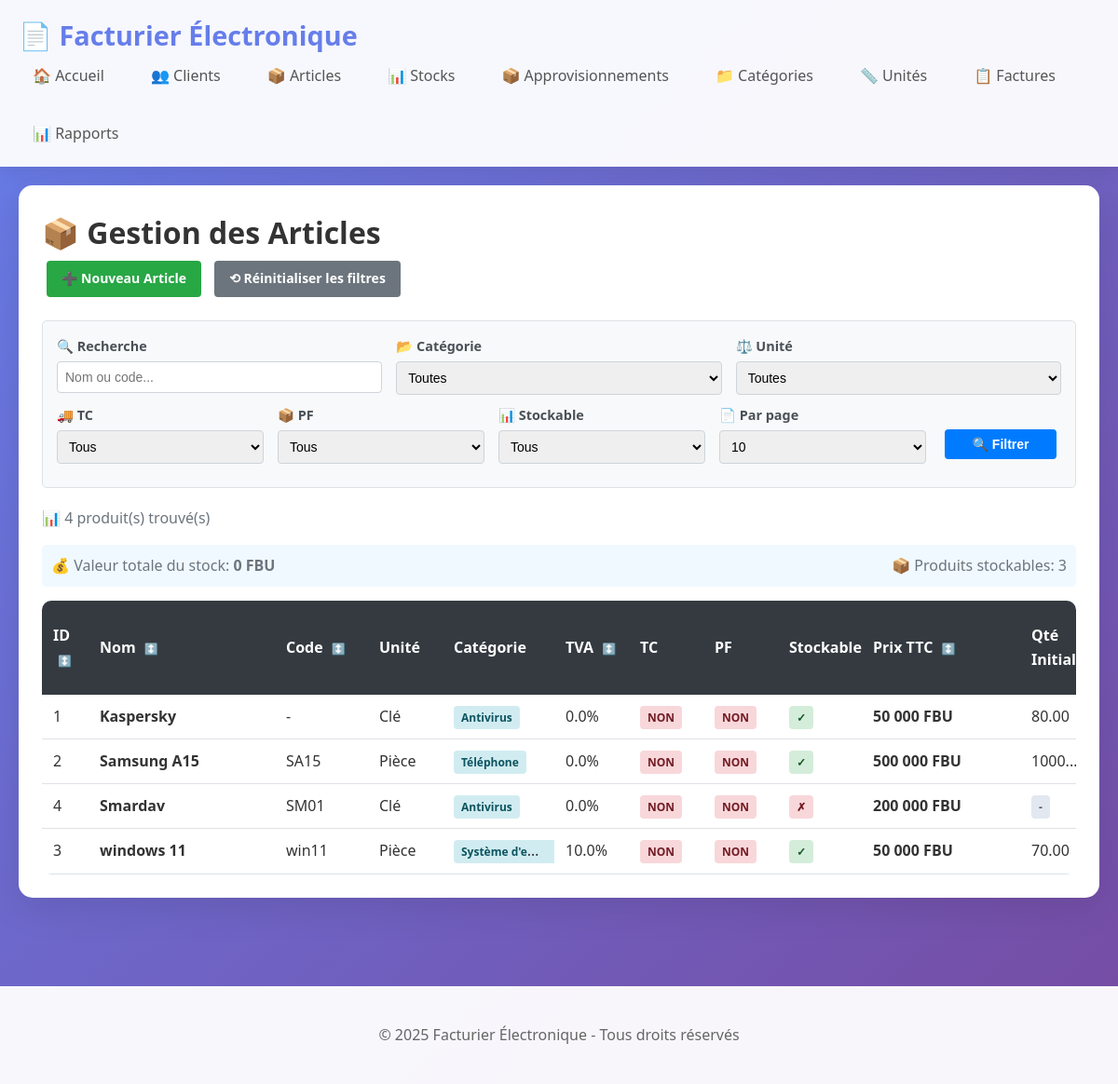
Page /produits on the committed database.
### models.py (models this page shows, shortened)
class Produit(db.Model):
    __tablename__ = 'produits'
    id = db.Column(db.Integer, primary_key=True)
    nom = db.Column(db.String(100), nullable=False)
    code = db.Column(db.String(50), unique=True)
    unite_mesure_id = db.Column(db.Integer, db.ForeignKey('unites_mesure.id'), nullable=False)
    categorie_id = db.Column(db.Integer, db.ForeignKey('categories.id'), nullable=False)
    unite_mesure = db.relationship('UniteMesure', backref='produits')
    categorie = db.relationship('Categorie', backref='produits')
    tva = db.Column(db.Float, nullable=False, default=0.0)
    tc = db.Column(db.String(5), nullable=False)
    pf = db.Column(db.String(5), nullable=False)
    article_stockable = db.Column(db.String(5), nullable=False)
    pv_ttc = db.Column(db.Float, nullable=False, default=0.0)
    quantite_initiale = db.Column(db.Float, default=0.0)  # Initial quantity
    stock_minimum = db.Column(db.Float, default=0.0)  # Alert threshold
    pru = db.Column(db.Float, default=0.0)  # Prix de revient unitaire
    stock_actuel = db.Column(db.Float, default=0.0)  # Current stock (calculated from movements)
    date_creation = db.Column(db.DateTime, default=datetime.utcnow)
    lignes_facture = db.relationship('LigneFacture', backref='produit_ref', lazy=True)
    mouvements_stock = db.relationship('MouvementStock', backref='produit', lazy=True, cascade='all, delete-orphan')
    """
        Add a stock movement and update current stock
    """

class UniteMesure(db.Model):
    __tablename__ = 'unites_mesure'
    id = db.Column(db.Integer, primary_key=True)
    nom = db.Column(db.String(50), unique=True, nullable=False)
    symbole = db.Column(db.String(10))
    description = db.Column(db.String(200))
    date_creation = db.Column(db.DateTime, default=datetime.utcnow)

class Categorie(db.Model):
    __tablename__ = 'categories'
    id = db.Column(db.Integer, primary_key=True)
    nom = db.Column(db.String(100), unique=True, nullable=False)
    description = db.Column(db.String(200))
    date_creation = db.Column(db.DateTime, default=datetime.utcnow)

### app.py (the view, shortened to what this page needs)
@app.route('/produits')
def produits_list():
    page = request.args.get('page', 1, type=int)
    per_page = request.args.get('per_page', 10, type=int)
    search = request.args.get('search', '').strip()
    categorie_id = request.args.get('categorie_id', type=int)
    unite_id = request.args.get('unite_id', type=int)
    tc_filter = request.args.get('tc', '')
    pf_filter = request.args.get('pf', '')
    stockable_filter = request.args.get('stockable', '')
    query = Produit.query.options(
        joinedload(Produit.unite_mesure),  # This is the relationship
        joinedload(Produit.categorie)      # This is the relationship
    )
    if categorie_id:
        query = query.filter(Produit.categorie_id == categorie_id)  # Column name
    if unite_id:
        query = query.filter(Produit.unite_mesure_id == unite_id)  # Column name
    if tc_filter:
        query = query.filter(Produit.tc == tc_filter)
    if pf_filter:
        query = query.filter(Produit.pf == pf_filter)
    if stockable_filter == 'true':
        query = query.filter(Produit.article_stockable == True)
    elif stockable_filter == 'false':
        query = query.filter(Produit.article_stockable == False)
    sort_by = request.args.get('sort_by', 'nom')
    sort_order = request.args.get('sort_order', 'asc')
    if sort_by == 'categorie':
        if sort_order == 'asc':
            query = query.join(Produit.categorie).order_by(Categorie.nom.asc())
        else:
            query = query.join(Produit.categorie).order_by(Categorie.nom.desc())
    elif sort_by == 'unite_mesure':
        if sort_order == 'asc':
            query = query.join(Produit.unite_mesure).order_by(UniteMesure.nom.asc())
        else:
            query = query.join(Produit.unite_mesure).order_by(UniteMesure.nom.desc())
    else:
        if sort_order == 'asc':
            query = query.order_by(getattr(Produit, sort_by))
        else:
            query = query.order_by(getattr(Produit, sort_by).desc())
    pagination = query.paginate(page=page, per_page=per_page, error_out=False)
    produits = pagination.items
    categories = Categorie.query.order_by(Categorie.nom).all()
    unites = UniteMesure.query.order_by(UniteMesure.nom).all()
    return render_template('produits_list.html',
                         produits=produits,
                         pagination=pagination,
                         categories=categories,
                         unites=unites,
                         search_term=search,
                         selected_categorie=categorie_id,
                         selected_unite=unite_id,
                         selected_tc=tc_filter,
                         selected_pf=pf_filter,
                         selected_stockable=stockable_filter,
                         sort_by=sort_by,
                         sort_order=sort_order,
                         per_page=per_page)

### templates/produits_list.html (shortened to what this page needs)
{% extends "base.html" %}
{% block content %}
</head>
<body>
    <div class="card">
        <h1>📦 Gestion des Articles</h1>
        <div style="margin-bottom: 20px;">
            <a href="{{ url_for('produit_new') }}" class="btn btn-success">➕ Nouveau Article</a>
            <a href="{{ url_for('produits_list') }}" class="btn btn-secondary">⟲ Réinitialiser les filtres</a>
        </div>
        <div class="filters-panel">
            <form method="GET" action="{{ url_for('produits_list') }}" id="filterForm">
                <div class="filter-row">
                    <div class="filter-group">
                        <label for="search">🔍 Recherche</label>
                        <input type="text" id="search" name="search"
                               value="{{ search_term or '' }}"
                               placeholder="Nom ou code...">
                    </div>
                    <div class="filter-group">
                        <label for="categorie_id">📂 Catégorie</label>
                        <select id="categorie_id" name="categorie_id">
                            <option value="">Toutes</option>
                        </select>
                    </div>
                    <div class="filter-group">
                        <label for="unite_id">⚖️ Unité</label>
                        <select id="unite_id" name="unite_id">
                            <option value="">Toutes</option>
                        </select>
                    </div>
                </div>
                <div class="filter-row">
                    <div class="filter-group">
                        <label for="tc">🚚 TC</label>
                        <select id="tc" name="tc">
                            <option value="">Tous</option>
                        </select>
                    </div>
                    <div class="filter-group">
                        <label for="pf">📦 PF</label>
                        <select id="pf" name="pf">
                            <option value="">Tous</option>
                        </select>
                    </div>
                    <div class="filter-group">
                        <label for="stockable">📊 Stockable</label>
                        <select id="stockable" name="stockable">
                            <option value="">Tous</option>
                        </select>
                    </div>
                    <div class="filter-group">
                        <label for="per_page">📄 Par page</label>
                        <select id="per_page" name="per_page" onchange="this.form.submit()">
                            <option value="10" {% if per_page == 10 %}selected{% endif %}>10</option>
                        </select>
                    </div>
                    <div class="filter-actions">
                        <button type="submit" class="btn btn-primary">🔍 Filtrer</button>
                    </div>
                </div>
            </form>
        </div>
        <div class="stats">
            <span>
                📊 {{ pagination.total }} produit(s) trouvé(s)
            </span>
        </div>
<div class="stats" style="background: #f0f9ff; padding: 10px; border-radius: 5px; margin-bottom: 15px;">
    <span>
        💰 Valeur totale du stock:
        <strong>
            {% set total_value = 0 %}
            {% for produit in produits %}
                {% if produit.article_stockable == 'OUI' and produit.stock_actuel and produit.pru %}
                    {% set total_value = total_value + (produit.stock_actuel * produit.pru) %}
                {% endif %}
            {% endfor %}
            {{ "{:,.0f}".format(total_value).replace(',', ' ') }} FBU
        </strong>
    </span>
    <span>
        📦 Produits stockables:
        {{ produits|selectattr('article_stockable', 'equalto', 'OUI')|list|length }}
    </span>
</div>
<div class="table-responsive">
    <table>
        <thead>
            <tr>
                <th><a href="#" class="sortable" onclick="sort('id')">ID <span class="sort-icon">↕️</span></a></th>
                <th><a href="#" class="sortable" onclick="sort('nom')">Nom <span class="sort-icon">↕️</span></a></th>
                <th><a href="#" class="sortable" onclick="sort('code')">Code <span class="sort-icon">↕️</span></a></th>
                <th>Unité</th>
                <th>Catégorie</th>
                <th><a href="#" class="sortable" onclick="sort('tva')">TVA <span class="sort-icon">↕️</span></a></th>
                <th>TC</th>
                <th>PF</th>
                <th>Stockable</th>
                <th><a href="#" class="sortable" onclick="sort('pv_ttc')">Prix TTC <span class="sort-icon">↕️</span></a></th>
                <th>Qté Initiale</th>
            </tr>
        </thead>
        <tbody>
            {% for produit in produits %}
            <tr>
                <td>{{ produit.id }}</td>
                <td><strong>{{ produit.nom }}</strong></td>
                <td>{{ produit.code or '-' }}</td>
                <td>
                    {{ produit.unite_mesure.nom }}
                </td>
                <td>
                    <span class="badge badge-info">{{ produit.categorie.nom }}</span>
                </td>
                <td>{{ produit.tva }}%</td>
                <td>
                    {% if produit.tc == 'OUI' %}
                        <span class="badge badge-success">OUI</span>
                    {% else %}
                        <span class="badge badge-danger">NON</span>
                    {% endif %}
                </td>
                <td>
                    {% if produit.pf == 'OUI' %}
                        <span class="badge badge-success">OUI</span>
                    {% else %}
                        <span class="badge badge-danger">NON</span>
                    {% endif %}
                </td>
                <td>
                    {% if produit.article_stockable == 'OUI' %}
                        <span class="badge badge-success">✓</span>
                    {% else %}
                        <span class="badge badge-danger">✗</span>
                    {% endif %}
                </td>
                <td><strong>{{ "{:,.0f}".format(produit.pv_ttc).replace(',', ' ') }} FBU</strong></td>
                <td>
                    {% if produit.article_stockable == 'OUI' %}
                        {{ "%.2f"|format(produit.quantite_initiale) }}
                    {% else %}
                        <span class="badge badge-secondary">-</span>
                    {% endif %}
                </td>
            </tr>
            {% endfor %}
        </tbody>
    </table>
</div>
    </div>
{% endblock %}

### static/style.css (style rules this page uses)
* { margin: 0; padding: 0; box-sizing: border-box; }
body { font-family: 'Segoe UI', Tahoma, Geneva, Verdana, sans-serif; line-height: 1.6; color: #333; background: linear-gradient(135deg, #667eea 0%, #764ba2 100%); min-height: 100vh; }
a { text-decoration: none; color: #667eea; }
.card { background: white; border-radius: 15px; padding: 25px; margin-bottom: 25px; box-shadow: 0 10px 40px rgba(0,0,0,0.1); transition: transform 0.3s; }
.table-responsive { overflow-x: auto; border-radius: 10px; }
table { width: 100%; border-collapse: collapse; background: white; }
th { background: #667eea; color: white; font-weight: 600; padding: 15px; text-align: left; }
td { padding: 15px; border-bottom: 1px solid #f0f0f0; }
label { display: block; margin-bottom: 8px; font-weight: 600; color: #555; }
input[type="text"], input[type="email"], input[type="number"], input[type="tel"], select, textarea { width: 100%; padding: 12px 15px; border: 2px solid #e0e0e0; border-radius: 8px; font-size: 16px; transition: all 0.3s; }
.btn { display: inline-block; padding: 12px 25px; border: none; border-radius: 8px; font-size: 16px; font-weight: 600; cursor: pointer; transition: all 0.3s; margin: 5px; text-align: center; min-width: 120px; }
.btn-primary { background: linear-gradient(135deg, #667eea 0%, #764ba2 100%); color: white; }
.btn-success { background: linear-gradient(135deg, #48bb78 0%, #38a169 100%); color: white; }

### templates/produits_list.html (style rules this page uses)
.filters-panel { background: #f8f9fa; border: 1px solid #dee2e6; border-radius: 5px; padding: 15px; margin-bottom: 20px; }
.filter-row { display: flex; flex-wrap: wrap; gap: 15px; margin-bottom: 10px; }
.filter-group { flex: 1 1 200px; }
.filter-group label { display: block; margin-bottom: 5px; font-weight: 600; color: #495057; font-size: 0.9em; }
.filter-group input, .filter-group select { width: 100%; padding: 8px; border: 1px solid #ced4da; border-radius: 4px; font-size: 14px; }
.filter-actions { display: flex; gap: 10px; align-items: flex-end; }
.btn { padding: 8px 16px; border: none; border-radius: 4px; cursor: pointer; font-size: 14px; text-decoration: none; display: inline-block; transition: background-color 0.2s; }
.btn-primary { background: #007bff; color: white; }
.btn-success { background: #28a745; color: white; }
.btn-secondary { background: #6c757d; color: white; }
table { width: 100%; border-collapse: collapse; background: white; }
th { background: #343a40; color: white; padding: 12px; text-align: left; font-weight: 600; position: sticky; top: 0; }
td { padding: 10px 12px; border-bottom: 1px solid #dee2e6; }
.sortable { cursor: pointer; color: white; text-decoration: none; }
.sort-icon { margin-left: 5px; font-size: 12px; }
.badge { padding: 4px 8px; border-radius: 4px; font-size: 12px; font-weight: 600; }
.badge-success { background: #d4edda; color: #155724; }
.badge-danger { background: #f8d7da; color: #721c24; }
.badge-info { background: #d1ecf1; color: #0c5460; }
.stats { display: flex; justify-content: space-between; align-items: center; margin-bottom: 15px; color: #6c757d; }
table { width: 100%; border-collapse: collapse; table-layout: fixed; }
th:nth-child(1) { width: 50px; }
th:nth-child(2) { width: 200px; }
th:nth-child(3) { width: 100px; }
th:nth-child(4) { width: 80px; }
th:nth-child(5) { width: 120px; }
th:nth-child(6) { width: 80px; }
th:nth-child(7) { width: 80px; }
th:nth-child(8) { width: 80px; }
th:nth-child(9) { width: 90px; }
th:nth-child(10) { width: 170px; }
th:nth-child(11) { width: 80px; }
td { white-space: nowrap; overflow: hidden; text-overflow: ellipsis; }
td:nth-child(2) { white-space: normal; }
.badge-secondary { background: #e2e8f0; color: #4a5568; }

### rows in the picture
Produit: id "1", nom "Kaspersky", code "-", unite_mesure.nom "Clé", categorie.nom "Antivirus", tva "0.0", tc "NON", pf "NON", pv_ttc "50 000", quantite_initiale "80.00"
Produit: id "2", nom "Samsung A15", code "SA15", unite_mesure.nom "Pièce", categorie.nom "Téléphone", tva "0.0", tc "NON", pf "NON", pv_ttc "500 000", quantite_initiale "1000.…"
Produit: id "4", nom "Smardav", code "SM01", unite_mesure.nom "Clé", categorie.nom "Antivirus", tva "0.0", tc "NON", pf "NON", pv_ttc "200 000"
Produit: id "3", nom "windows 11", code "win11", unite_mesure.nom "Pièce", categorie.nom "Système d'e…", tva "10.0", tc "NON", pf "NON", pv_ttc "50 000", quantite_initiale "70.00"

### other values in the picture
{{ pagination.total }} "4"
{{ "{:,.0f}".format(total_value).replace(',', ' ') }} "0"
{{ produits|selectattr('article_stockable', 'equalto', 'OUI')|list|length }} "3"
